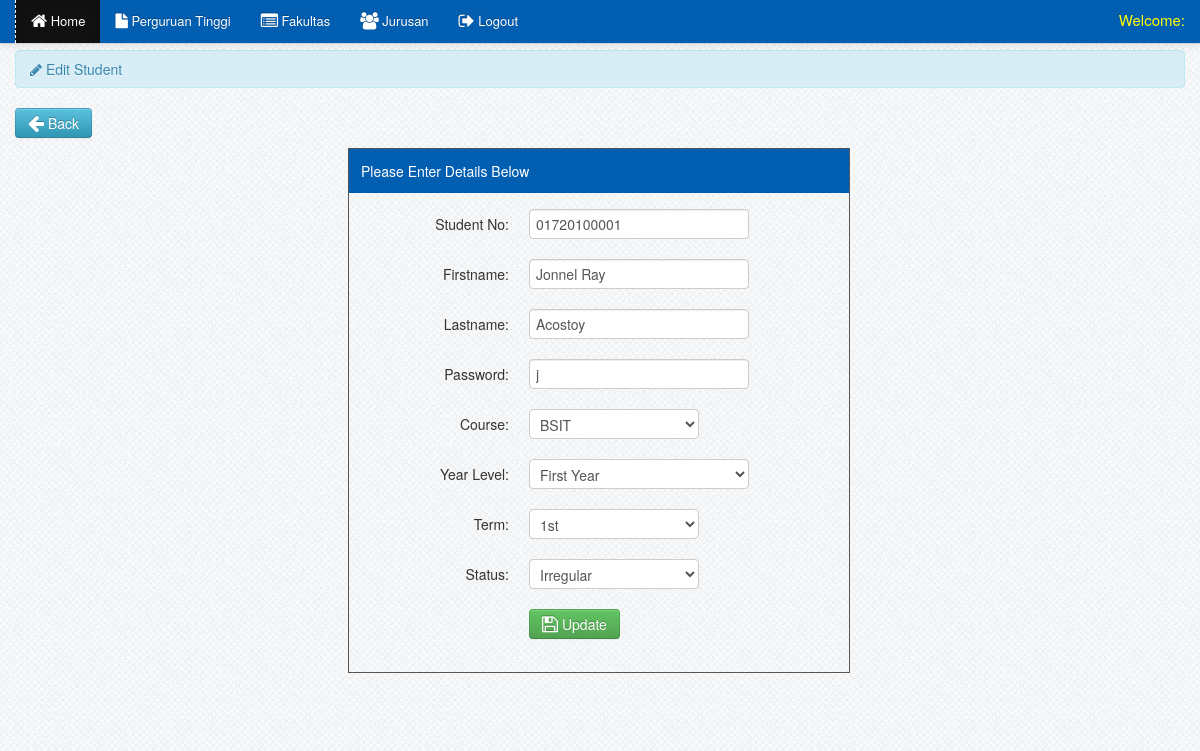
The page /registrar/edit_student.php?id=22 (signed in) on the database its author committed.
### tables this page shows
CREATE TABLE IF NOT EXISTS `students` (
  `student_id` int(11) NOT NULL AUTO_INCREMENT,
  `firstname` varchar(100) NOT NULL,
  `lastname` varchar(100) NOT NULL,
  `password` varchar(100) NOT NULL,
  `gender` varchar(10) NOT NULL,
  `course` varchar(100) NOT NULL,
  `address` varchar(100) NOT NULL,
  `contact` varchar(100) NOT NULL,
  `photo` varchar(100) NOT NULL,
  `student_no` varchar(100) NOT NULL,
  `status` varchar(100) NOT NULL,
  `year_level` varchar(100) NOT NULL,
  `term` varchar(100) NOT NULL,
  `student_status` varchar(100) NOT NULL,
  PRIMARY KEY (`student_id`)
);

### registrar/edit_student.php (the view, shortened to what this page needs)
<?php include('header.php'); ?>
<?php include('navbar_dasboard.php'); ?>
<?php $get_id = $_GET['id']; ?>
    <div class="container">
		<div class="margin-top">
			<div class="row">
			<div class="span12">
		<?php
		$query=mysql_query("select * from students where student_id='$get_id'")or die(mysql_error());
		$row=mysql_fetch_array($query);
		?>
             <div class="alert alert-info"><i class="icon-pencil"></i>&nbsp;Edit Student</div>
			<p><a class="btn btn-info" href="students.php"><i class="icon-arrow-left icon-large"></i>&nbsp;Back</a></p>
	<div class="addstudent">
	<div class="details">Please Enter Details Below</div>
	<form class="form-horizontal" method="POST" action="update_students.php" enctype="multipart/form-data">
			<div class="control-group">
			<label class="control-label" for="inputEmail">Student No:</label>
			<div class="controls">
			<input type="text" id="inputEmail" name="student_no" value="<?php echo $row['student_no']; ?>" placeholder="Student No" required>
			</div>
		</div>
		<div class="control-group">
			<label class="control-label" for="inputEmail">Firstname:</label>
			<div class="controls">
			<input type="text" id="inputEmail" name="firstname" value="<?php echo $row['firstname']; ?>" placeholder="Firstname" required>
			</div>
		</div>
		<div class="control-group">
			<label class="control-label" for="inputPassword">Lastname:</label>
			<div class="controls">
			<input type="text" id="inputPassword" name="lastname" value="<?php echo $row['lastname']; ?>" placeholder="Lastname" required>
			</div>
		</div>
		<div class="control-group">
			<label class="control-label" for="inputPassword">Password:</label>
			<div class="controls">
			<input type="text" id="inputPassword" name="password" value="<?php echo $row['password']; ?>" placeholder="Password" required>
			</div>
		</div>
		<div class="control-group">
			<label class="control-label" for="inputPassword">Course:</label>
			<div class="controls">
			<select name="course" required class="span2">
			<option><?php echo $row['course']; ?></option>
			</select>
			</div>
		</div>
		<div class="control-group">
			<label class="control-label" for="inputPassword">Year Level:</label>
			<div class="controls">
				<select name="year_level" required>
	<?php
		$query=mysql_query("select * from students where student_id='$get_id'")or die(mysql_error());
		$row1=mysql_fetch_array($query);
		?>
									<option><?php echo $row1['year_level']; ?></option>
				</select>
			</div>
		</div>
		<div class="control-group">
			<label class="control-label" for="inputPassword">Term:</label>
			<div class="controls">
					<select name="term" class="span2" required>
									<option><?php  echo $row1['term']; ?></option>
					</select>
			</div>
		</div>
				<div class="control-group">
			<label class="control-label" for="inputPassword">Status:</label>
			<div class="controls">
					<select name="status" class="span2" required>
									<option><?php echo $row1['student_status']; ?></option>
					</select>
			</div>
		</div>
		<div class="control-group">
			<div class="controls">
			<button name="submit" type="submit" class="btn btn-success"><i class="icon-save icon-large"></i>&nbsp;Update</button>
			</div>
		</div>
    </form>
			</div>
			</div>
			</div>
		</div>
    </div>
<?php include('footer.php') ?>

### css/docs.css (style rules this page uses)
.addstudent { border: 1px solid #555555; margin-bottom: 50px; margin-left: 333px; padding-bottom: 13px; width: 500px; }
.details { background: none repeat scroll 0 0 #025EB1; color: #FFFFFF; margin-bottom: 16px; padding: 12px; }
.margin-top { margin-top:50px; }
body { background: url(../img/grid_noise.png); position: relative; }

### rows shown on the page
students: student_no "01720100001", firstname "Jonnel Ray", lastname "Acostoy", password "j", course "BSIT", year_level "First Year", term "1st", status "Irregular"
